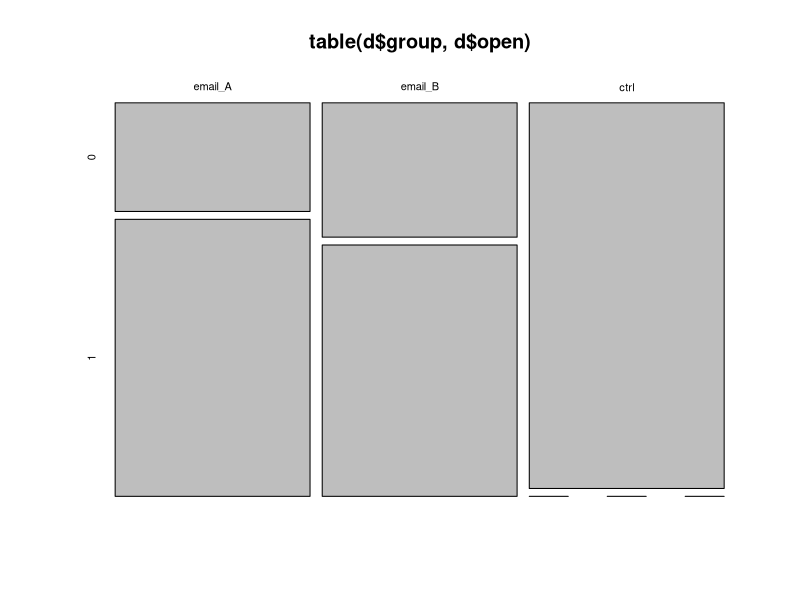
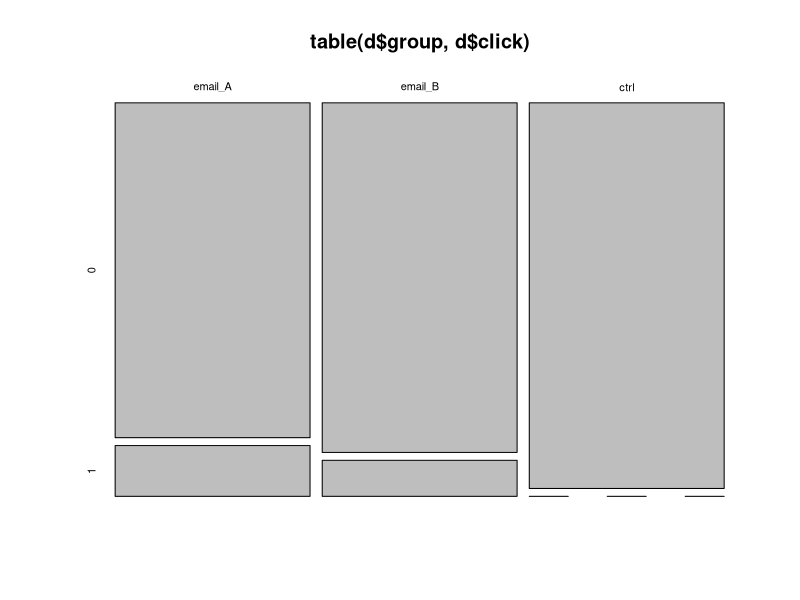
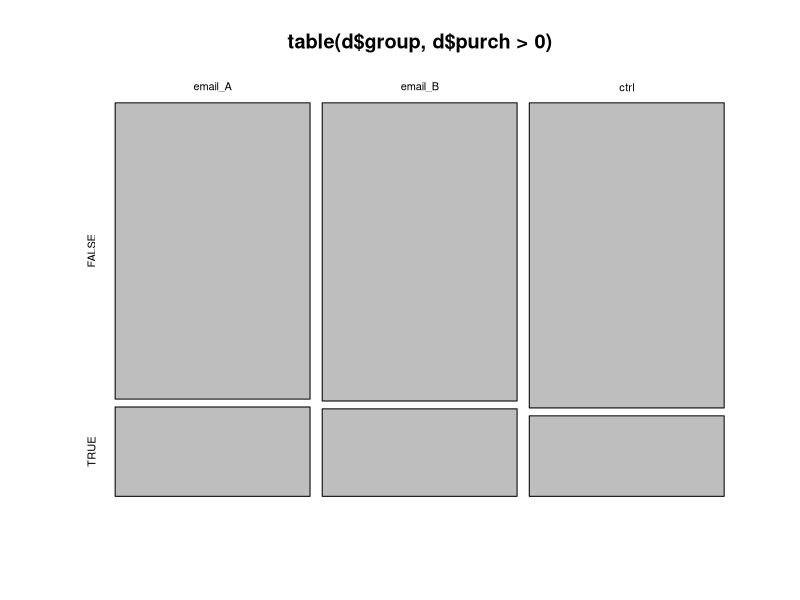
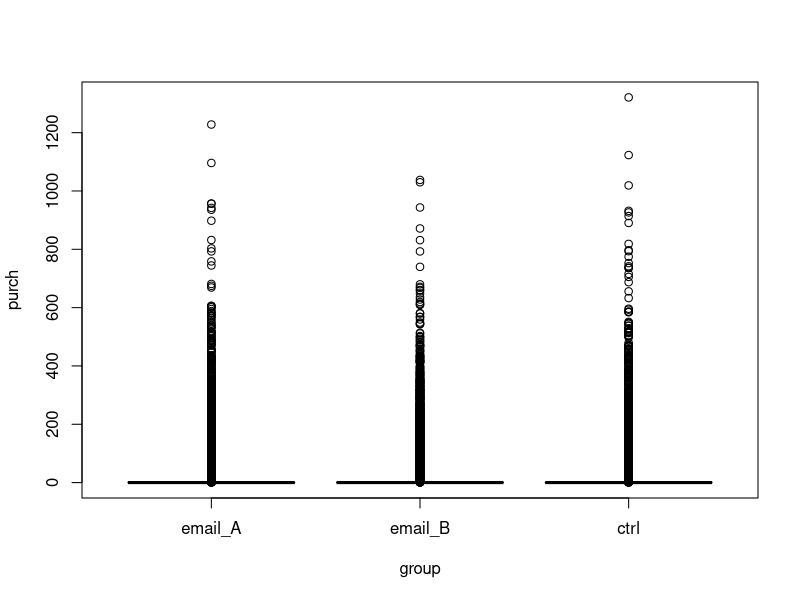

Recreate these plots in R, in order. (Note: this script raises an error after producing the figures.)
# Data generation for A/B Testing Workshop
# Elea McDonnell Feit
# 7 June 2019

# Generates synthetic data for a hypothetical online wine retailer. 

set.seed(89109) 

N <- 123988 # number of users in the test

d <- data.frame(user_id = 1000001:(1000000 + N), 
                cpgn_id = "1901Email")

# baseline covariates -----
# past purchases (by category)
library(MASS)
Sigma <- matrix(c(1, 0.3, -0.4, -0.4, 
                  0.3, 1, -0.3, -0.3, 
                  -0.4, -0.3, 1, 0.2, 
                  -0.4, -0.3, 0.2, 1), nrow=4)
t <- exp(mvrnorm(N, mu=c(5, 5, 4, 3.5), Sigma=Sigma))
t <- t*sample(c(0,1), size=N*4, replace=TRUE, prob=c(0.7,0.3))
t[t<10] <- 0
t <- round(t, digits=2)
d$chard <- t[,1]
d$sav_blanc <- t[,2]
d$syrah <- t[,3]
d$cab <- t[,4]
d$past_purch <- d$chard + d$sav_blanc + d$syrah + d$cab
# last purchase date
d$last_purch = round(rexp(N, rate = 1/90))
# website visits
d$visits = rpois(N, 5 + d$past_purch/200)
d$visits[d$visits < 0] <- 0
d$visits[d$visits == 0 & d$past_purch > 0] <- 1 # at least one visit for purchasers


# RANDOMIZED treatment assignment -----
# simple random assignment (N known in advance)
# d$group <- sample(c("email_A", "email_B", "ctrl"), size=N, 
#                      replace=TRUE, prob=rep(1/3, 3))
# complete random assignment (N not known in advance)
d$group <- NA
rand <- sample(1:N, size=N)
d$group[rand][1:round(N/3)] <- "email_A"
d$group[rand][1:round(N/3) + round(N/3)] <- "email_B"
d$group[is.na(d$group)] <- "ctrl"
d$group <- factor(d$group, c("email_A", "email_B", "ctrl"))

# test outcomes -----
p <-  1/(1+exp(-1 - d$past_purch/100 + d$last_purch/60 - 0.5*(d$group=="email_A")))
d$open <- (runif(N) < p) * 1
d$open[d$group == "ctrl"] <- 0
p <- 1/(1+exp(2 - 0.5*(d$group=="email_A") - 0.5*(d$syrah >0)*(d$group=="email_B")))
d$click <- (runif(N) < p) * 1
d$click[!(d$open==1)] <- 0
p <-  1/(1+exp(1 - d$past_purch/300 + d$last_purch/60 - 1*(d$click==1)))
d$purch <- round(exp(rnorm(N, mean=3.6, sd=1)) * (runif(N) < p), 2)

# inspect and write out -----
summary(d)
summary(d$open >= d$click)
summary(d$past_purch>0 & d$visits==0)
mosaicplot(table(d$group, d$open))
prop.test(table(d$group, d$open))
mosaicplot(table(d$group, d$click))
prop.test(table(d$group, d$click))
mosaicplot(table(d$group, d$purch>0))
prop.test(table(d$group, d$purch==0))
plot(purch ~ group, data=d)

d <- d[,c(1:2, 10:13, 3:9)]
write.csv(d, file="~/repos/ab_test/code/test_data.csv", row.names = FALSE)
